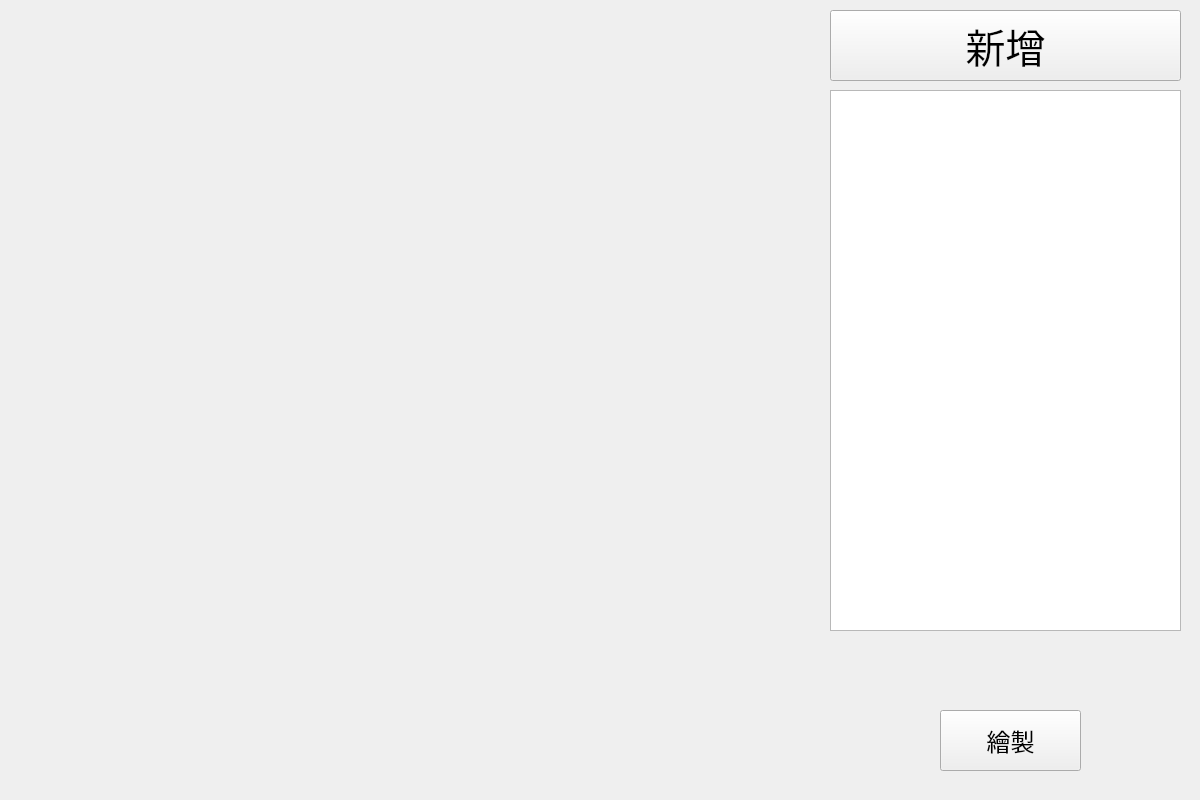
<?xml version="1.0" encoding="UTF-8"?>
<ui version="4.0">
 <class>EquationDrawerClass</class>
 <widget class="QWidget" name="EquationDrawerClass">
  <property name="geometry">
   <rect>
    <x>0</x>
    <y>0</y>
    <width>1200</width>
    <height>800</height>
   </rect>
  </property>
  <property name="windowTitle">
   <string>EquationDrawer</string>
  </property>
  <widget class="QListWidget" name="listWidget">
   <property name="geometry">
    <rect>
     <x>830</x>
     <y>90</y>
     <width>351</width>
     <height>541</height>
    </rect>
   </property>
  </widget>
  <widget class="QPushButton" name="pushButton">
   <property name="geometry">
    <rect>
     <x>940</x>
     <y>710</y>
     <width>141</width>
     <height>61</height>
    </rect>
   </property>
   <property name="font">
    <font>
     <pointsize>18</pointsize>
    </font>
   </property>
   <property name="text">
    <string>繪製</string>
   </property>
  </widget>
  <widget class="QPushButton" name="pushButton_2">
   <property name="geometry">
    <rect>
     <x>830</x>
     <y>10</y>
     <width>351</width>
     <height>71</height>
    </rect>
   </property>
   <property name="font">
    <font>
     <pointsize>30</pointsize>
    </font>
   </property>
   <property name="text">
    <string>新增</string>
   </property>
  </widget>
 </widget>
 <layoutdefault spacing="6" margin="11"/>
 <resources>
  <include location="EquationDrawer.qrc"/>
 </resources>
 <connections/>
</ui>
